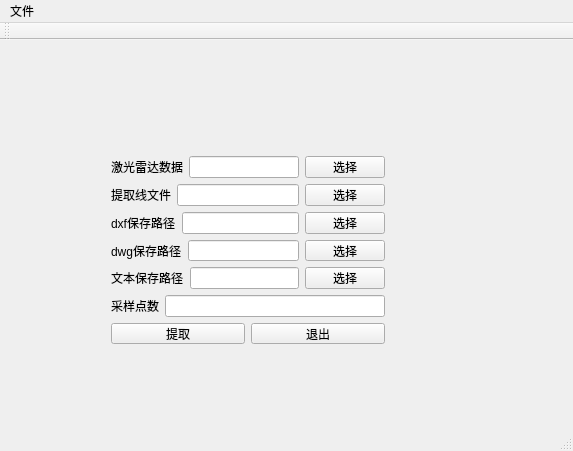
<?xml version="1.0" encoding="UTF-8"?>
<ui version="4.0">
 <class>GenerateCrossSectionWdigetsClass</class>
 <widget class="QMainWindow" name="GenerateCrossSectionWdigetsClass">
  <property name="geometry">
   <rect>
    <x>0</x>
    <y>0</y>
    <width>573</width>
    <height>451</height>
   </rect>
  </property>
  <property name="windowTitle">
   <string>GenerateCrossSectionWdigets</string>
  </property>
  <widget class="QWidget" name="centralWidget">
   <widget class="QWidget" name="layoutWidget">
    <property name="geometry">
     <rect>
      <x>100</x>
      <y>105</y>
      <width>296</width>
      <height>210</height>
     </rect>
    </property>
    <layout class="QVBoxLayout" name="verticalLayout">
     <item>
      <layout class="QHBoxLayout" name="horizontalLayout">
       <item>
        <widget class="QLabel" name="label">
         <property name="text">
          <string>激光雷达数据</string>
         </property>
        </widget>
       </item>
       <item>
        <widget class="QLineEdit" name="lidarLE"/>
       </item>
       <item>
        <widget class="QPushButton" name="lidarOpenButton">
         <property name="text">
          <string>选择</string>
         </property>
        </widget>
       </item>
      </layout>
     </item>
     <item>
      <layout class="QHBoxLayout" name="horizontalLayout_2">
       <item>
        <widget class="QLabel" name="label_2">
         <property name="text">
          <string>提取线文件</string>
         </property>
        </widget>
       </item>
       <item>
        <widget class="QLineEdit" name="sectionLE"/>
       </item>
       <item>
        <widget class="QPushButton" name="sectionOpenButton">
         <property name="text">
          <string>选择</string>
         </property>
        </widget>
       </item>
      </layout>
     </item>
     <item>
      <layout class="QHBoxLayout" name="horizontalLayout_3">
       <item>
        <widget class="QLabel" name="label_3">
         <property name="text">
          <string>dxf保存路径</string>
         </property>
        </widget>
       </item>
       <item>
        <widget class="QLineEdit" name="dxfSaveLE"/>
       </item>
       <item>
        <widget class="QPushButton" name="dxfSaveButton">
         <property name="text">
          <string>选择</string>
         </property>
        </widget>
       </item>
      </layout>
     </item>
     <item>
      <layout class="QHBoxLayout" name="horizontalLayout_4">
       <item>
        <widget class="QLabel" name="label_4">
         <property name="text">
          <string>dwg保存路径</string>
         </property>
        </widget>
       </item>
       <item>
        <widget class="QLineEdit" name="dwgSaveLE"/>
       </item>
       <item>
        <widget class="QPushButton" name="dwgSaveButton">
         <property name="text">
          <string>选择</string>
         </property>
        </widget>
       </item>
      </layout>
     </item>
     <item>
      <layout class="QHBoxLayout" name="horizontalLayout_5">
       <item>
        <widget class="QLabel" name="label_5">
         <property name="text">
          <string>文本保存路径</string>
         </property>
        </widget>
       </item>
       <item>
        <widget class="QLineEdit" name="txtSaveLE"/>
       </item>
       <item>
        <widget class="QPushButton" name="txtSaveButton">
         <property name="text">
          <string>选择</string>
         </property>
        </widget>
       </item>
      </layout>
     </item>
     <item>
      <layout class="QHBoxLayout" name="horizontalLayout_7">
       <item>
        <widget class="QLabel" name="label_6">
         <property name="text">
          <string>采样点数</string>
         </property>
        </widget>
       </item>
       <item>
        <widget class="QLineEdit" name="lineEdit"/>
       </item>
      </layout>
     </item>
     <item>
      <layout class="QHBoxLayout" name="horizontalLayout_6">
       <item>
        <widget class="QPushButton" name="startButton">
         <property name="text">
          <string>提取</string>
         </property>
        </widget>
       </item>
       <item>
        <widget class="QPushButton" name="quitButton">
         <property name="text">
          <string>退出</string>
         </property>
        </widget>
       </item>
      </layout>
     </item>
    </layout>
   </widget>
  </widget>
  <widget class="QMenuBar" name="menuBar">
   <property name="geometry">
    <rect>
     <x>0</x>
     <y>0</y>
     <width>573</width>
     <height>22</height>
    </rect>
   </property>
   <widget class="QMenu" name="menu">
    <property name="title">
     <string>文件</string>
    </property>
    <addaction name="actionOpen"/>
   </widget>
   <addaction name="menu"/>
  </widget>
  <widget class="QToolBar" name="mainToolBar">
   <attribute name="toolBarArea">
    <enum>TopToolBarArea</enum>
   </attribute>
   <attribute name="toolBarBreak">
    <bool>false</bool>
   </attribute>
  </widget>
  <widget class="QStatusBar" name="statusBar"/>
  <action name="actionOpen">
   <property name="text">
    <string>打开</string>
   </property>
  </action>
 </widget>
 <layoutdefault spacing="6" margin="11"/>
 <resources>
  <include location="GenerateCrossSectionWdigets.qrc"/>
 </resources>
 <connections/>
</ui>
